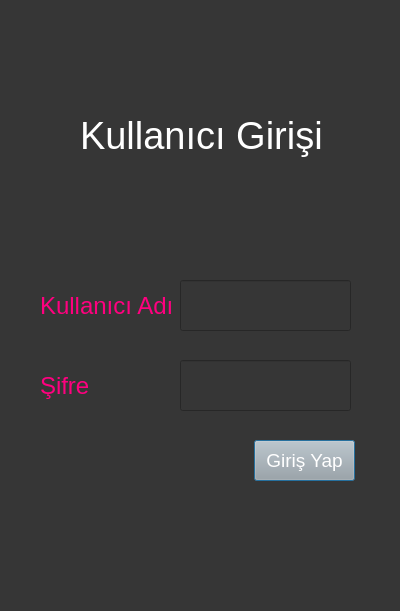
<?xml version="1.0" encoding="UTF-8"?>
<ui version="4.0">
 <class>Dialog</class>
 <widget class="QDialog" name="Dialog">
  <property name="geometry">
   <rect>
    <x>0</x>
    <y>0</y>
    <width>400</width>
    <height>611</height>
   </rect>
  </property>
  <property name="windowTitle">
   <string>Dialog</string>
  </property>
  <property name="styleSheet">
   <string notr="true">color: rgb(255, 255, 255);
background-color: rgb(54, 54, 54);</string>
  </property>
  <widget class="QLabel" name="girismetni">
   <property name="geometry">
    <rect>
     <x>80</x>
     <y>50</y>
     <width>241</width>
     <height>171</height>
    </rect>
   </property>
   <property name="styleSheet">
    <string notr="true">font-size:38px;</string>
   </property>
   <property name="text">
    <string>Kullanıcı Girişi</string>
   </property>
  </widget>
  <widget class="QPushButton" name="girisbutton">
   <property name="geometry">
    <rect>
     <x>254</x>
     <y>440</y>
     <width>101</width>
     <height>41</height>
    </rect>
   </property>
   <property name="styleSheet">
    <string notr="true">background-color:rgb(167,168,167);font-size:14pt;</string>
   </property>
   <property name="text">
    <string>Giriş Yap</string>
   </property>
  </widget>
  <widget class="QLineEdit" name="kadi">
   <property name="geometry">
    <rect>
     <x>180</x>
     <y>280</y>
     <width>171</width>
     <height>51</height>
    </rect>
   </property>
   <property name="styleSheet">
    <string notr="true">font-size:14px;
color: rgb(238, 238, 238);</string>
   </property>
   <property name="text">
    <string/>
   </property>
  </widget>
  <widget class="QLabel" name="sifremetni">
   <property name="geometry">
    <rect>
     <x>40</x>
     <y>360</y>
     <width>131</width>
     <height>51</height>
    </rect>
   </property>
   <property name="styleSheet">
    <string notr="true">font-size:18pt;
color: rgb(255, 0, 127);</string>
   </property>
   <property name="text">
    <string>Şifre</string>
   </property>
  </widget>
  <widget class="QLineEdit" name="sifre">
   <property name="geometry">
    <rect>
     <x>180</x>
     <y>360</y>
     <width>171</width>
     <height>51</height>
    </rect>
   </property>
   <property name="styleSheet">
    <string notr="true">font-size:14px;
color: rgb(238, 238, 238);</string>
   </property>
  </widget>
  <widget class="QLabel" name="kadimetni">
   <property name="geometry">
    <rect>
     <x>40</x>
     <y>280</y>
     <width>131</width>
     <height>51</height>
    </rect>
   </property>
   <property name="styleSheet">
    <string notr="true">font-size:18pt;
color: rgb(255, 0, 127);</string>
   </property>
   <property name="text">
    <string>Kullanıcı Adı</string>
   </property>
  </widget>
 </widget>
 <resources/>
 <connections/>
</ui>
